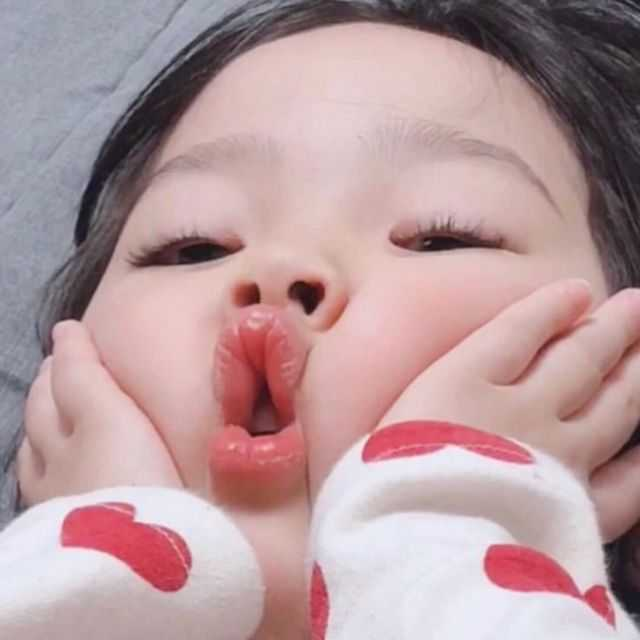
#> input picture image.jpg, 640 x 640 px
$ jupyter execute histogram.ipynb
#> lines starting #> are read from the running program, lines starting #| are printed output that depends on the picture
[cell 1]
import cv2
import numpy as np
import matplotlib.pyplot as plt

[cell 2]
# dims: 要计算的通道数，对于灰度图dims=1，普通彩色图dims=3
# range: 要计算的像素值范围，一般为[0,256)
# bins: 子区段数目，如果我们统计0~255每个像素值，bins=256；如果划分区间，比如0~15, 16~31…240~255这样16个区间，bins=16

[cell 3]
# opencv 计算直方图
img = cv2.imread('image.jpg', 0)
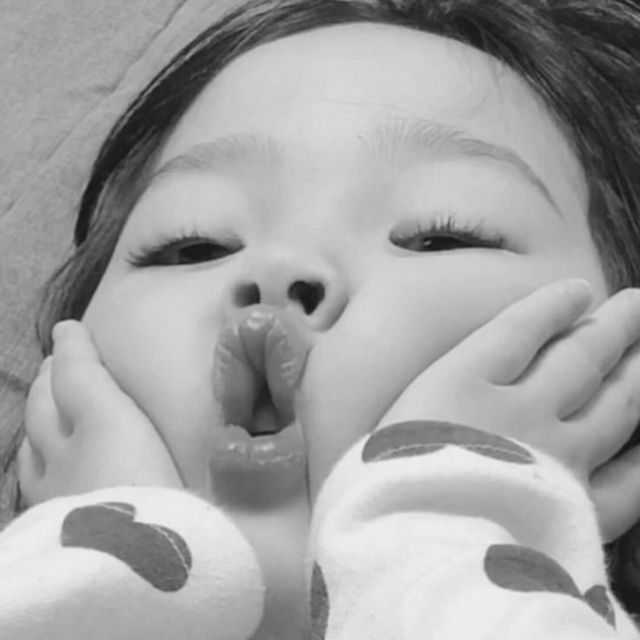
#> img: shape (640, 640); min 15, max 243, mean 162.8
# 参数1：要计算的原图，以方括号的传入，如：[img]
# 参数2：类似前面提到的dims，灰度图写[0]就行，彩色图B/G/R分别传入[0]/[1]/[2]
# 参数3：要计算的区域，计算整幅图的话，写None
# 参数4：前面提到的bins
# 参数5：前面提到的range
start = cv2.getTickCount()
hist = cv2.calcHist([img], [0], None, [256], [0, 256])
#> hist = 256 values, max 8613 at index 206, min 0 at index 0, mean 1600
end = cv2.getTickCount()
print((end - start) / cv2.getTickFrequency())
plt.plot(hist)
plt.show()
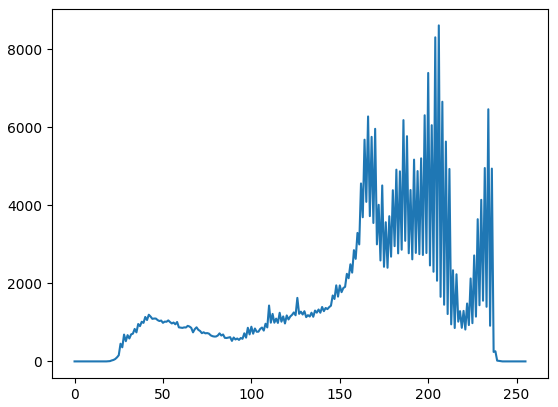
#> figure drawn by matplotlib, 1 panel; curve peaks at x = 206, y = 8613

[cell 4]
# Numpy计算直方图
start = cv2.getTickCount()
hist, bins = np.histogram(img.ravel(), 256, [0, 256])
#> bins = 257 values from 0 to 256
end = cv2.getTickCount()
print((end - start) / cv2.getTickFrequency())
plt.plot(hist)
plt.show()

[cell 5]
# Numpy计算直方图
start = cv2.getTickCount()
hist = np.bincount(img.ravel(), minlength=256)
end = cv2.getTickCount()
print((end - start) / cv2.getTickFrequency())
plt.plot(hist)
plt.show()

[cell 6]
# 绘制直方图
plt.hist(img.ravel(), 256, [0, 256])
plt.show()
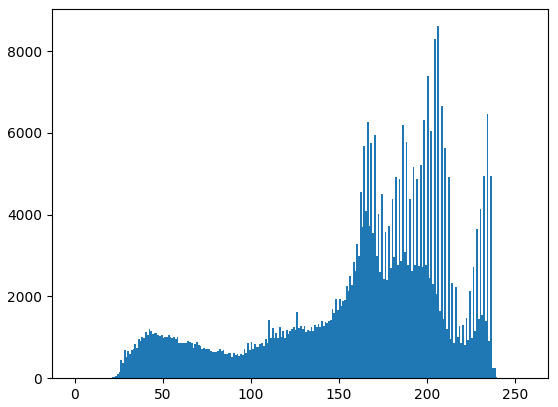
#> figure drawn by matplotlib, 1 panel; tallest bar 8613 high, from x = 206 to 207

[cell 7]
# 直方图均衡化
# 一副效果好的图像通常在直方图上的分布比较均匀，直方图均衡化就是用来改善图像的全局亮度和对比度。
equ = cv2.equalizeHist(img)
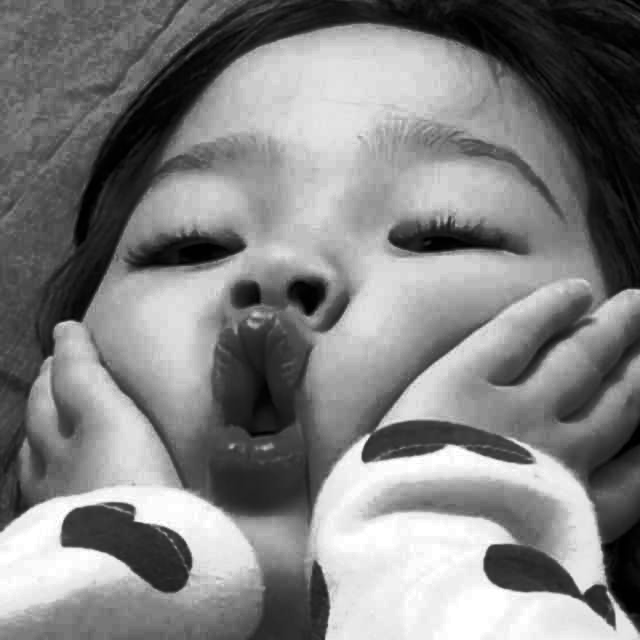
#> equ: shape (640, 640); min 0, max 255, mean 128.5
plt.hist(equ.ravel(), 256, [0, 256])
plt.show()
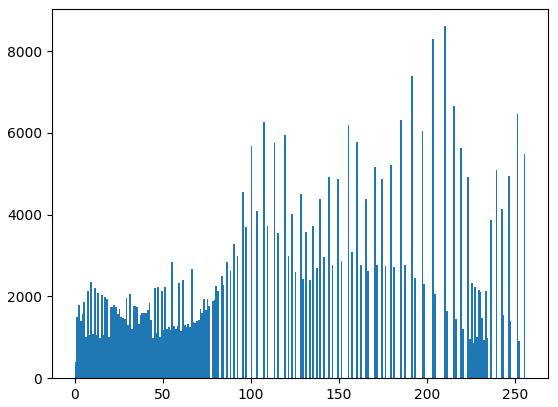
#> figure drawn by matplotlib, 1 panel; tallest bar 8613 high, from x = 210 to 211

[cell 8]
plt.imshow(np.hstack((img, equ)), 'gray')
plt.show()
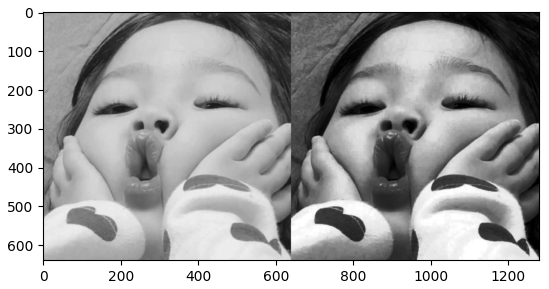
#> figure drawn by matplotlib, 1 panel

[cell 9]
# 自适应均衡化
# 对比度受限的自适应直方图均衡化
clahe = cv2.createCLAHE(clipLimit=2.0, tileGridSize=(8, 8))
cl1 = clahe.apply(img)
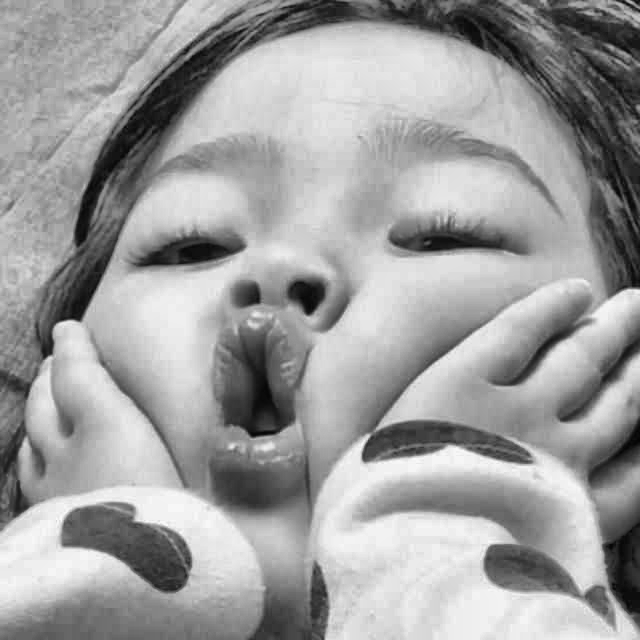
#> cl1: shape (640, 640); min 3, max 250, mean 158.6
plt.imshow(np.hstack((img, cl1)), 'gray')
plt.show()
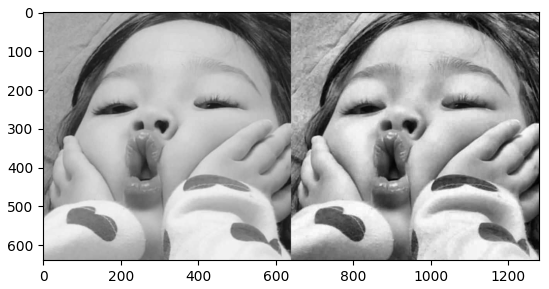
#> figure drawn by matplotlib, 1 panel

$ run again, with gradient.jpg copied over image.jpg
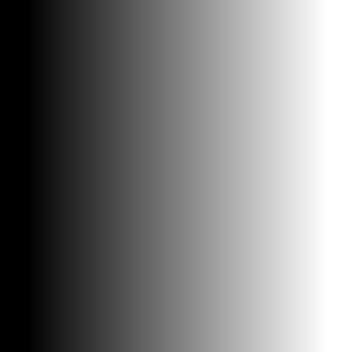
#> input picture gradient.jpg, 352 x 352 px
#> img is the input picture: shape (352, 352); min 0, max 255, mean 126.2
#> hist = 256 values, max 10208 at index 0, min 0 at index 22, mean 484
#> `plt.show()`:
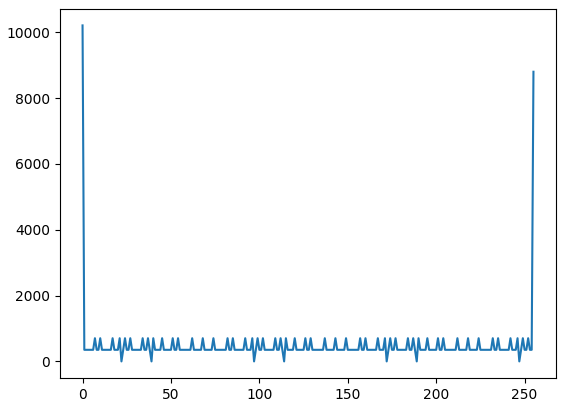
#> figure drawn by matplotlib, 1 panel; curve peaks at x = 0, y = 10208
#> bins = 257 values from 0 to 256
#> `plt.show()`:
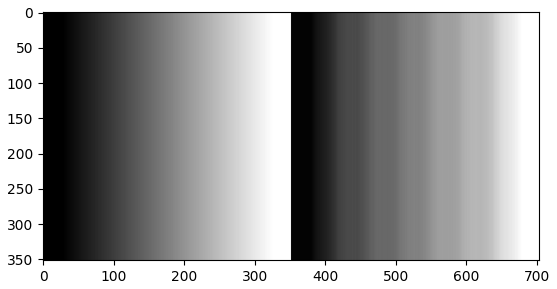
#> figure drawn by matplotlib, 1 panel
